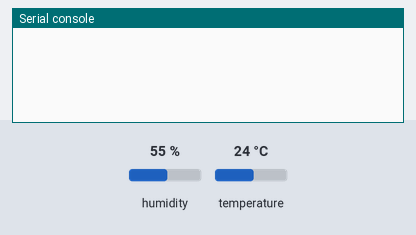
This program was run on a simulated MicroPython board. On the bench: the last lines printed to the serial console. The test bench sets the inputs (shaded band); at power-on: humidity 55 %, temperature 24 °C.

Above: at 1.2 s.
1.3 s: humidity set to 22 %
At 2.4 s:
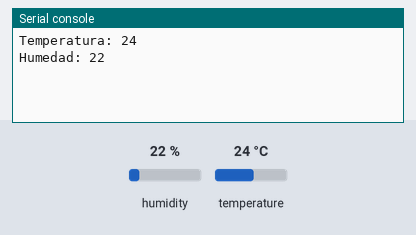
4.3 s: temperature set to 12 °C
At 7.0 s:
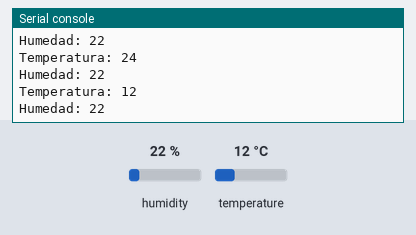
7.3 s: humidity set to 40 %
At 9.5 s:
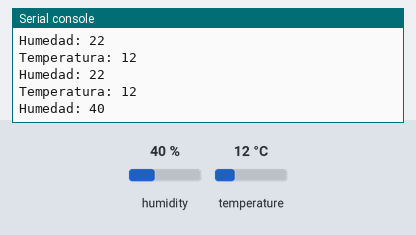

The program:

dth11.py
```python
import dht
import machine
import time

global temp
global hum

d = dht.DHT11(machine.Pin(4))

while(True):
    time.sleep(2)
    d.measure()
    temp = d.temperature()
    hum = d.humidity()
    print(f"Temperatura: {temp}")
    print(f"Humedad: {hum}")
```

Measured:
- after the input at 1.3 s, the serial console: prints a new line after 0.72 s (image 1)
- after the input at 4.3 s, the serial console: prints a new line after 1.8 s (image 2)
- after the input at 7.3 s, the serial console: prints a new line after 0.79 s (image 3)
